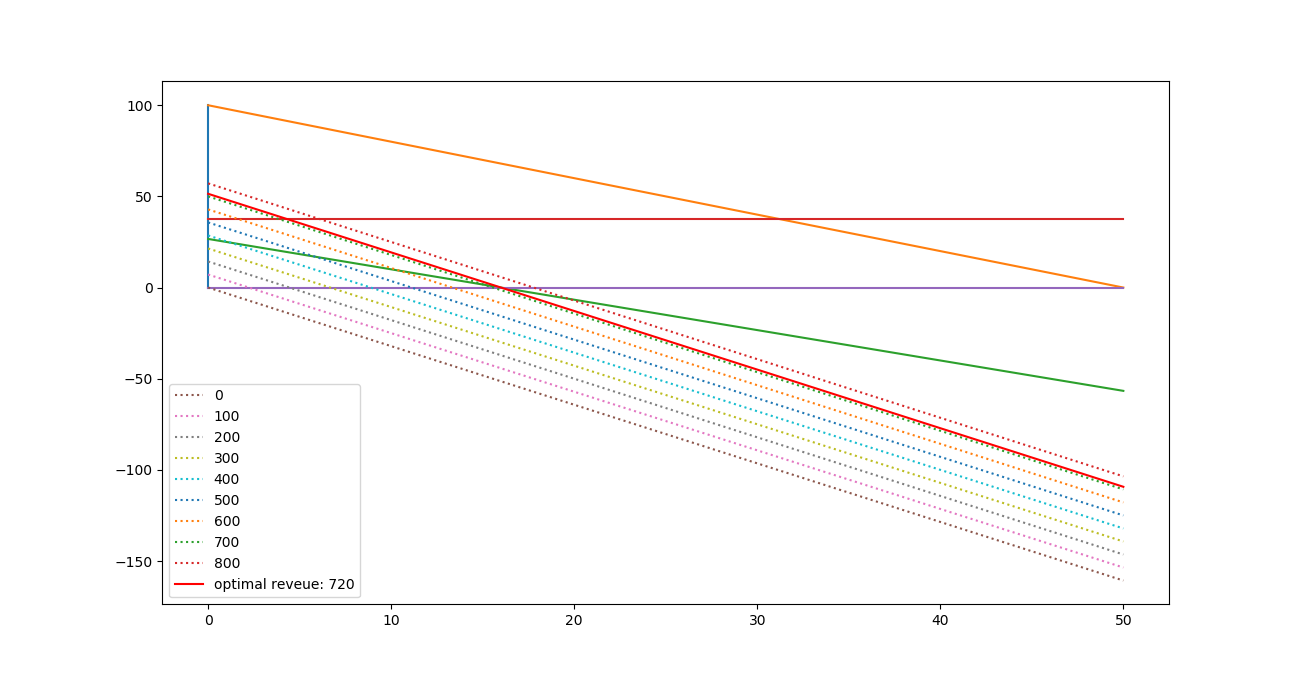

Source code (Python):
import sys
import numpy as np

conditions=[]
for i in range(len(sys.argv[1:-2])):
    conditions.append(eval(sys.argv[1+i]))
    
p,q=float(sys.argv[-2]),float(sys.argv[-1])

horizontal=[]
for i in range(len(conditions)):
    if conditions[i][0]==0:
        horizontal.append(conditions[i])

for elem in horizontal:
    conditions.remove(elem) #remove horizontal cond.
    
vertical=[]
for i in range(len(conditions)):
    if conditions[i][1]==0:
        vertical.append(conditions[i])

for elem in vertical:
    conditions.remove(elem) #remove vertical cond.
print (horizontal)
print (vertical)
print (conditions)

# for this to give a nice plot, it should be x>0, y>0
xmax=max([conditions[i][2]/conditions[i][0] for i in range(len(conditions))])
ymax=max([conditions[i][2]/conditions[i][1] for i in range(len(conditions))])
#print (xmax)
#print (ymax)

import matplotlib.pyplot as plt
y=np.linspace(0,ymax,2)
for elem in vertical:
    x=(elem[2]-elem[1]*y)/elem[0]
    plt.plot(x,y,"-")
x=np.linspace(0,xmax,2)
for elem in conditions:
    y=(elem[2]-elem[0]*x)/elem[1]
    plt.plot(x,y,"-")
for elem in horizontal:
    y=(elem[2]-elem[0]*x)/elem[1]
    plt.plot(x,y,"-")

for a in [0,100,200,300,400,500,600,700,800]:
    y=a/q-(p/q)*x
    plt.plot(x,y,":", label=a)

a=720 #optimal revenue, for x=16 and y=0 
y=a/q-(p/q)*x
plt.plot(x,y,"r-", label="optimal reveue: %g"%a)
plt.legend()

plt.show()
